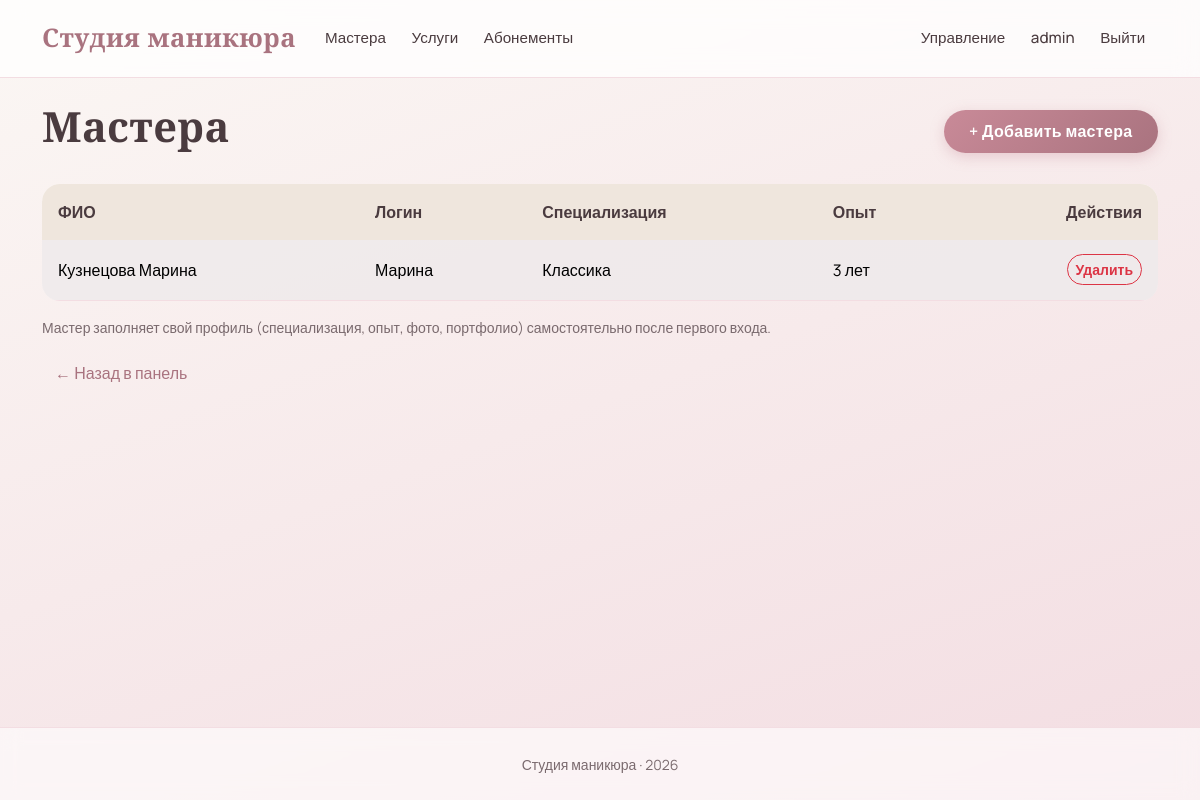
The page /manage/masters/ (signed in) on the database its author committed.
### accounts/models.py (models this page shows, shortened)
class User(AbstractUser):
    class Role(models.TextChoices):
        CLIENT = 'client', 'Клиент'
        MASTER = 'master', 'Мастер'
        ADMIN = 'admin', 'Администратор'
    role = models.CharField(
        'Роль',
        max_length=20,
        choices=Role.choices,
        default=Role.CLIENT,
    )
    email = models.EmailField('Эл. почта', unique=True)
    username = models.CharField(
        'Имя пользователя',
        max_length=150,
        unique=False,  # разрешаем повторяющиеся имена
    )
    full_name = models.CharField('ФИО', max_length=100, blank=True)
    phone = models.CharField('Телефон', max_length=20, blank=True)
    created_at = models.DateTimeField('Дата регистрации', auto_now_add=True)
    must_change_password = models.BooleanField(
        'Требуется смена пароля',
        default=False,
        help_text='Если включено, пользователь будет обязан сменить пароль при следующем входе.',
    )
    class Meta:
        verbose_name = 'Пользователь'
        verbose_name_plural = 'Пользователи'
    @property
    def display_name(self):
        if self.full_name:
            return self.full_name
        combined = f'{self.first_name} {self.last_name}'.strip()
        if combined:
            return combined
        return self.username

class MasterProfile(models.Model):
    user = models.OneToOneField(
        User,
        on_delete=models.CASCADE,
        related_name='master_profile',
        verbose_name='Пользователь',
    )
    specialization = models.CharField('Специализация', max_length=100, blank=True)
    experience_years = models.PositiveIntegerField('Опыт работы (лет)', default=0)
    biography = models.TextField('Биография', blank=True)
    avatar = models.ImageField('Фото профиля', upload_to='avatars/', null=True, blank=True)
    class Meta:
        verbose_name = 'Профиль мастера'
        verbose_name_plural = 'Профили мастеров'

### management/views.py (the view)
# urls.py: path('masters/', views.master_list, name='mng_master_list'),
@admin_required
def master_list(request):
    masters = MasterProfile.objects.select_related('user').all()
    return render(request, 'management/master_list.html', {'masters': masters})

### templates/management/master_list.html (shortened to what this page needs)
{% extends 'base.html' %}
{% block content %}
<div class="d-flex justify-content-between align-items-center mb-4">
    <h1>Мастера</h1>
    <a href="{% url 'mng_master_create' %}" class="btn btn-dark">+ Добавить мастера</a>
</div>
<table class="table table-striped align-middle">
    <thead>
        <tr>
            <th>ФИО</th>
            <th>Логин</th>
            <th>Специализация</th>
            <th>Опыт</th>
            <th class="text-end">Действия</th>
        </tr>
    </thead>
    <tbody>
        {% for master in masters %}
            <tr>
                <td>{{ master.user.full_name|default:"—" }}</td>
                <td>{{ master.user.username }}</td>
                <td>{{ master.specialization|default:"—" }}</td>
                <td>{{ master.experience_years }} лет</td>
                <td class="text-end">
                    <a href="{% url 'mng_master_delete' master.pk %}" class="btn btn-sm btn-outline-danger">Удалить</a>
                </td>
            </tr>
        {% empty %}
            <tr><td colspan="5" class="text-muted">Мастера не добавлены.</td></tr>
        {% endfor %}
    </tbody>
</table>
<p class="text-muted small">
    Мастер заполняет свой профиль (специализация, опыт, фото, портфолио) самостоятельно
    после первого входа.
</p>
<a href="{% url 'mng_dashboard' %}" class="btn btn-link">← Назад в панель</a>
{% endblock %}

### templates/base.html (shortened to what this page needs)
{% load static %}
<!DOCTYPE html>
<html lang="ru">
<head>
    <link href="https://cdn.jsdelivr.net/npm/bootstrap@5.3.3/dist/css/bootstrap.min.css" rel="stylesheet">
    <link href="{% static 'css/style.css' %}" rel="stylesheet">
</head>
<body>
<nav class="navbar navbar-expand-lg">
    <div class="container">
        <a class="navbar-brand" href="{% url 'home' %}">Студия маникюра</a>
        <div class="collapse navbar-collapse">
            <ul class="navbar-nav me-auto">
                <li class="nav-item"><a class="nav-link" href="{% url 'home' %}">Мастера</a></li>
                <li class="nav-item"><a class="nav-link" href="{% url 'service_list' %}">Услуги</a></li>
                <li class="nav-item"><a class="nav-link" href="{% url 'subscription_list' %}">Абонементы</a></li>
            </ul>
            <ul class="navbar-nav">
                {% if user.is_authenticated %}
                    {% if user.is_superuser or user.role == 'admin' %}
                        <li class="nav-item"><a class="nav-link" href="{% url 'mng_dashboard' %}">Управление</a></li>
                    {% endif %}
                    <li class="nav-item"><a class="nav-link" href="{% url 'account' %}">{{ user.display_name }}</a></li>
                    <li class="nav-item">
                        <form action="{% url 'logout' %}" method="post" class="d-inline">
                            <button type="submit" class="btn btn-link nav-link">Выйти</button>
                        </form>
                    </li>
                {% else %}
                    <li class="nav-item"><a class="nav-link" href="{% url 'login' %}">Войти</a></li>
                    <li class="nav-item"><a class="nav-link" href="{% url 'register' %}">Регистрация</a></li>
                {% endif %}
            </ul>
        </div>
    </div>
</nav>
<main class="container my-4">
    {% block content %}{% endblock %}
</main>
<footer>
    <div class="container text-center">
        <small>Студия маникюра · 2026</small>
    </div>
</footer>
</body>
</html>

### static/css/style.css (style rules this page uses)
:root { --cream: #FBF7F4; --blush: #F3DDE2; --rose: #E8B4BC; --rose-deep: #C98A98; --mauve: #A9737F; --beige: #EFE6DD; --beige-warm: #E5D5C5; --ink: #4A3B3F; --ink-soft: #7A6A6E; --white: #FFFFFF; --shadow-soft: 0 10px 40px rgba(169, 115, 127, 0.12); --shadow-card: 0 4px 24px rgba(169, 115, 127, 0.10); --shadow-hover: 0 16px 48px rgba(169, 115, 127, 0.20); --radius: 18px; --radius-sm: 12px; }
html, body { height: 100%; }
body { display: flex; flex-direction: column; min-height: 100vh; margin: 0; font-family: 'Manrope', sans-serif; color: var(--ink); background: linear-gradient(160deg, var(--cream) 0%, var(--blush) 100%); background-attachment: fixed; }
main { flex: 1 0 auto; }
footer { flex-shrink: 0; }
h1, h2, h3, h4, h5, .display-4 { font-family: 'Cormorant Garamond', serif; font-weight: 600; color: var(--ink); letter-spacing: 0.3px; }
h1 { font-size: 2.6rem; }
.text-muted { color: var(--ink-soft) !important; }
.navbar { background: rgba(255, 255, 255, 0.75) !important; backdrop-filter: blur(12px); border-bottom: 1px solid var(--blush) !important; padding-top: 0.9rem; padding-bottom: 0.9rem; }
.navbar-brand { font-family: 'Cormorant Garamond', serif; font-size: 1.6rem !important; font-weight: 700 !important; color: var(--mauve) !important; letter-spacing: 0.5px; }
.navbar .nav-link { color: var(--ink) !important; font-weight: 500; font-size: 0.95rem; margin: 0 0.3rem; transition: color 0.2s ease; }
.btn-dark { background: linear-gradient(135deg, var(--rose-deep) 0%, var(--mauve) 100%); border: none; border-radius: 50px; padding: 0.6rem 1.6rem; font-weight: 600; letter-spacing: 0.3px; box-shadow: 0 4px 14px rgba(201, 138, 152, 0.35); transition: transform 0.2s ease, box-shadow 0.2s ease; }
.btn-outline-danger { border-radius: 50px; font-weight: 600; }
.btn-link { color: var(--mauve); text-decoration: none; font-weight: 500; }
.table { background: rgba(255, 255, 255, 0.85); border-radius: var(--radius); overflow: hidden; }
.table thead th { background: var(--beige); color: var(--ink); font-weight: 600; border: none; padding: 1rem; }
.table tbody td { padding: 0.9rem 1rem; vertical-align: middle; border-color: var(--blush); }
.table-striped tbody tr:nth-of-type(odd) td { background: rgba(243, 221, 226, 0.18); }
footer { background: rgba(255, 255, 255, 0.6) !important; backdrop-filter: blur(10px); border-top: 1px solid var(--blush) !important; padding: 1.5rem 0; color: var(--ink-soft); }

### rows shown on the page
User: display_name "admin"
MasterProfile: user.full_name "Кузнецова Марина", user.username "Марина", specialization "Классика", experience_years "3"
